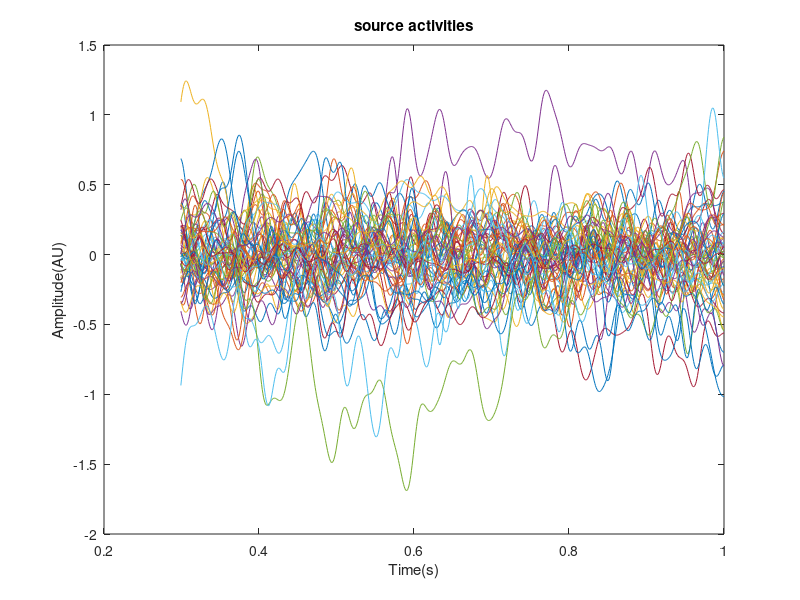

This figure's MATLAB source: (Note: this script raises an error after producing the figure.)
function cameg_DataVis()
% ___________________________________________________________________________
% Connectivity analysis of MEG data (CA-MEG)
%
% Copyright 2016 Cincinnati Children's Hospital Medical Center
% Reference 
% 
% 
% v1.0 Vahab Youssofzadeh 21/07/2016
% email: Vahab.Youssofzadeh@cchmc.org
% ___________________________________________________________________________
load cameg_datafile
% load(files)

figure, 
hl = plot(Time, Value);
xlabel('Time(s)');
ylabel('Amplitude(AU)');
title('source activities');
clickableLegend(hl,roi, 'plotOptions', {'MarkerSize', 6});
set(gcf, 'Position', [800   100   1200   800]);